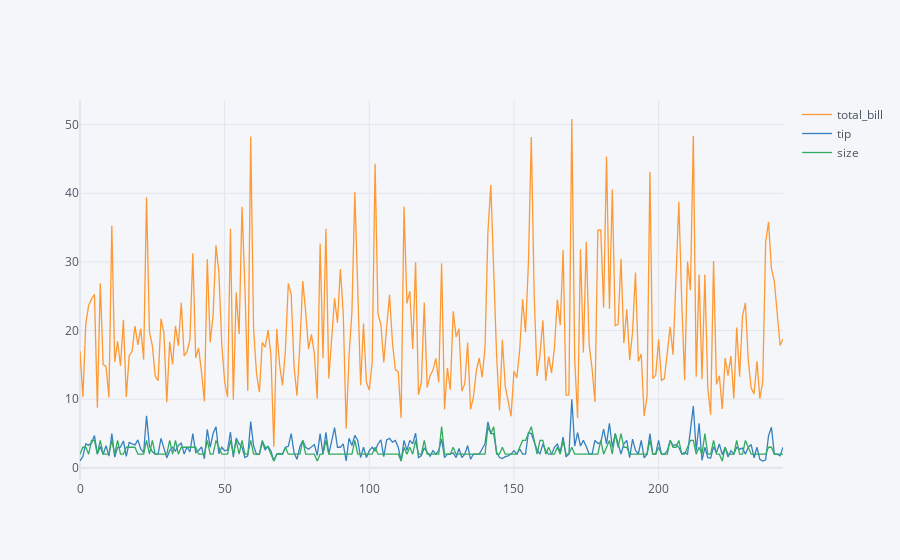

The cell this chart's notebook holds for it:
### Code cell
dataset2.iplot()

### Figure 1 — Plotly figure (JSON) as saved in the notebook; plotly's stock layout.template omitted (floating-point values rounded to 4 significant figures; data arrays with more than 128 entries replaced by an {"elided": "..."} marker saying what was removed)
{"data": [{"line": {"color": "rgba(255, 153, 51, 1.0)", "dash": "solid", "shape": "linear", "width": 1.3}, "mode": "lines", "name": "total_bill", "text": "", "type": "scatter", "x": {"elided": "244 int values"}, "y": {"elided": "244 float values"}}, {"line": {"color": "rgba(55, 128, 191, 1.0)", "dash": "solid", "shape": "linear", "width": 1.3}, "mode": "lines", "name": "tip", "text": "", "type": "scatter", "x": {"elided": "244 int values"}, "y": {"elided": "244 float values"}}, {"line": {"color": "rgba(50, 171, 96, 1.0)", "dash": "solid", "shape": "linear", "width": 1.3}, "mode": "lines", "name": "size", "text": "", "type": "scatter", "x": {"elided": "244 int values"}, "y": {"elided": "244 int values"}}], "layout": {"legend": {"bgcolor": "#F5F6F9", "font": {"color": "#4D5663"}}, "paper_bgcolor": "#F5F6F9", "plot_bgcolor": "#F5F6F9", "title": {"font": {"color": "#4D5663"}}, "xaxis": {"gridcolor": "#E1E5ED", "showgrid": true, "tickfont": {"color": "#4D5663"}, "title": {"font": {"color": "#4D5663"}, "text": ""}, "zerolinecolor": "#E1E5ED"}, "yaxis": {"gridcolor": "#E1E5ED", "showgrid": true, "tickfont": {"color": "#4D5663"}, "title": {"font": {"color": "#4D5663"}, "text": ""}, "zerolinecolor": "#E1E5ED"}}}
